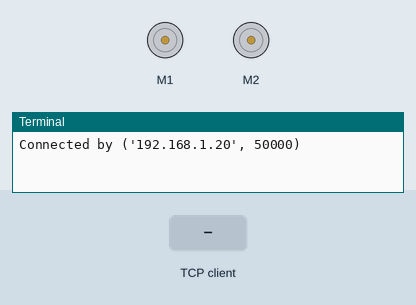
Recording of a program running on a simulated Raspberry Pi (BCM pin numbers). Shown: 2 × DC motor (green arrow = forward, orange = backward, longer = faster), the last lines printed to the terminal. Inputs (shaded band) come from the test bench. Motors are numbered in the order the program creates them (left before right in a Robot); one TCP client connects 1 s after the port opens and stays connected.

Above: at 1.2 s.
1.3 s: the TCP client sends "w"
At 2.5 s:
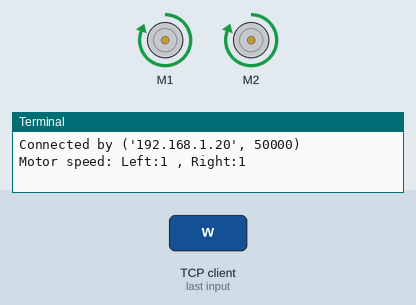
2.8 s: the TCP client sends "a"
At 3.8 s:
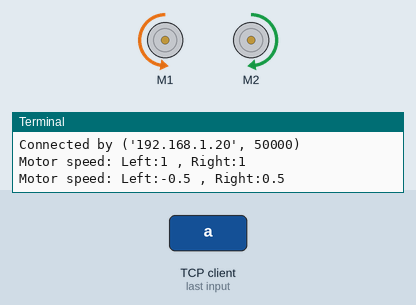
4.3 s: the TCP client sends "d"
At 4.9 s:
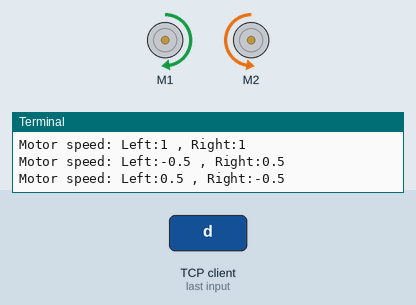
5.8 s: the TCP client sends "s"
At 6.1 s:
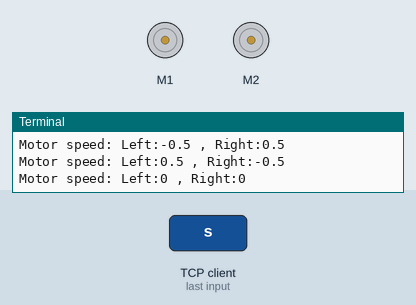
7.3 s: the TCP client sends "s"
At 8.4 s:
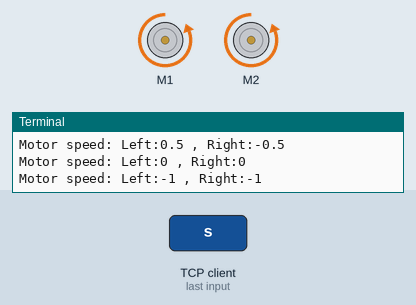
Timing chart, 0 to 9.8 s (numbered marks = the images above; inputs shaded):
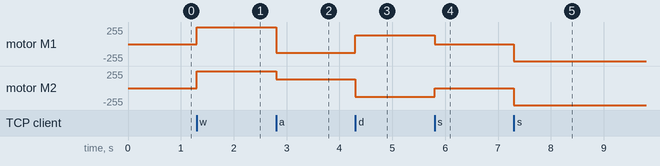

Measured:
- after the input at 1.3 s, motor M1, motor M2: stopped → forward 255/255 at once
- after the input at 2.8 s, motor M1: forward 255/255 → backward 128/255 at once; motor M2: forward 255/255 → forward 128/255 at once
- after the input at 4.3 s, motor M1: backward 128/255 → forward 128/255 at once; motor M2: forward 128/255 → backward 128/255 at once
- after the input at 5.8 s, motor M1: forward 128/255 → stopped at once; motor M2: backward 128/255 → stopped at once
- after the input at 7.3 s, motor M1, motor M2: stopped → backward 255/255 at once

The program:

car.py
```python
import network_controller
from gpiozero import CamJamKitRobot

robot = CamJamKitRobot()

running = True

while running:
	inp = network_controller.get_input()

	if inp == 'w':
		robot.forward()
	if inp == 'a':

		robot.left(speed=0.5)
	if inp == 'd':
		robot.right(speed=0.5)
	if inp == 's':
		speed_left, speed_right = robot.value
		if speed_left == 0 and speed_right == 0:
			robot.backward()
		else:
			robot.stop()

	# Input is '' if connection stops
	if inp == 'c' or inp == '':
		robot.stop()
		print("Turning off robot")
		running = False
	speed_left, speed_right = robot.value

	print 'Motor speed: Left:{} , Right:{}'.format( speed_left , speed_right )

network_controller.close()
```

network_controller.py
```python
# Python 2
import socket

HOST = 'x.x.x.x'  	# Address to the raspberry pi
PORT = 55555	    # Port to listen on (non-privileged ports are > 1023)

s = socket.socket(socket.AF_INET, socket.SOCK_STREAM)
# The server needs to bind a port others can interact with
s.bind((HOST, PORT))

# Allow one connection to be made
s.listen(1)
conn, addr = s.accept()
print 'Connected by', addr

def get_input():
	return conn.recv(1).decode().lower()

def close():
	s.close()
	print 'connection stoped'
```
